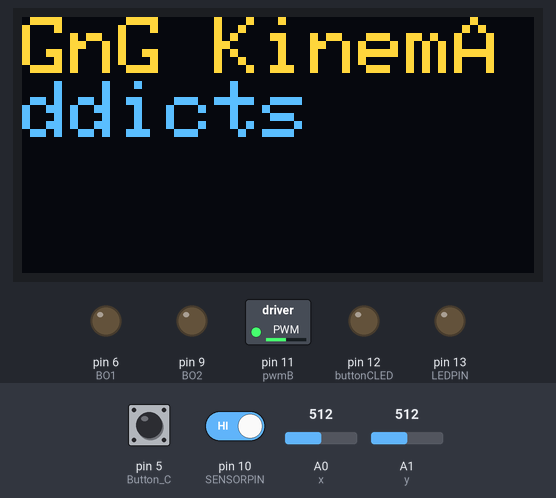
Simulated run of this sketch. Board: Arduino Uno, built with avr-gcc and run on an emulated ATmega328P. Shown: 128×64 one-colour display, switched loads named in the sketch (green lamp = pin HIGH), output pins drawn as LEDs (lit = HIGH). Dashed ring = blinking. Inputs (shaded band) come from the test bench; at power-on: pin 5 (Button_C) HIGH, pin 10 (SENSORPIN) HIGH, A0 (x) = 512, A1 (y) = 512. The OLED is the two-colour kind (top 16 rows yellow); the display library's start-up logo is not drawn; what the sketch prints to the serial monitor is not drawn.

Above: at 1.3 s.
1.4 s: pin 5 (Button_C) pulled LOW for 3.2 s
At 5.2 s:
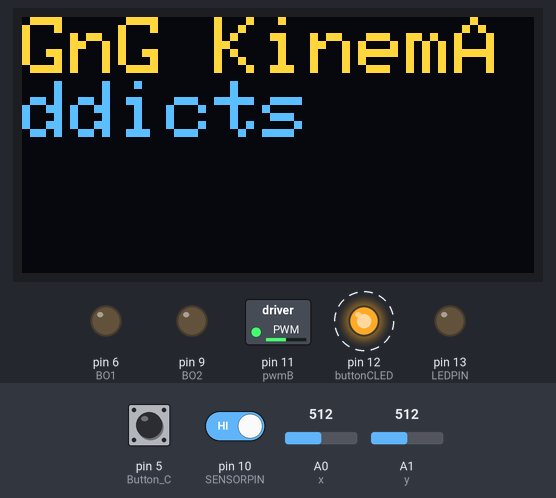
6.4 s: pin 10 (SENSORPIN) driven LOW
At 7.5 s:
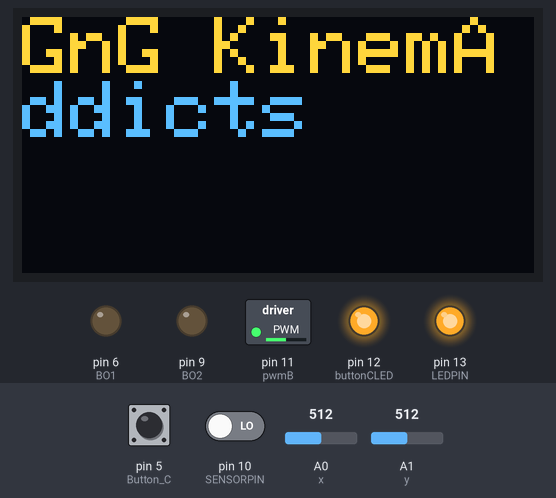
7.9 s: pin 5 (Button_C) pulled LOW for 0.15 s
At 9.0 s:
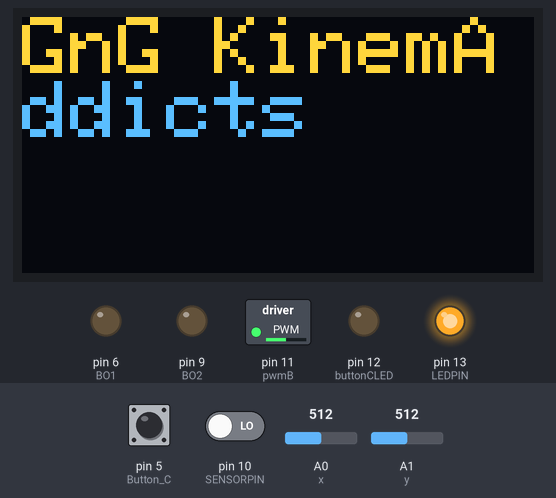
9.9 s: A0 (x) set to 694
11.4 s: A0 (x) set to 709
At 12.5 s:
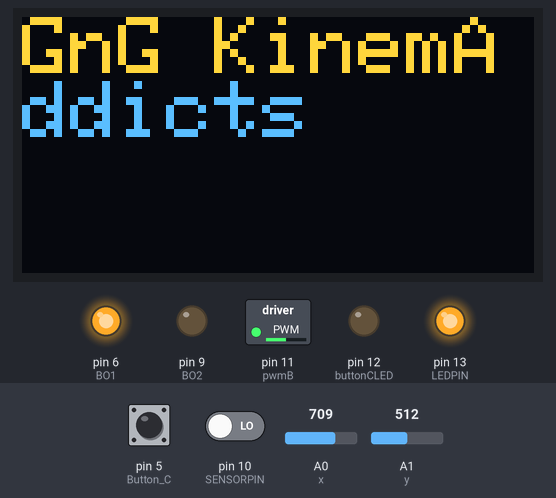
12.9 s: A1 (y) set to 710
At 13.6 s:
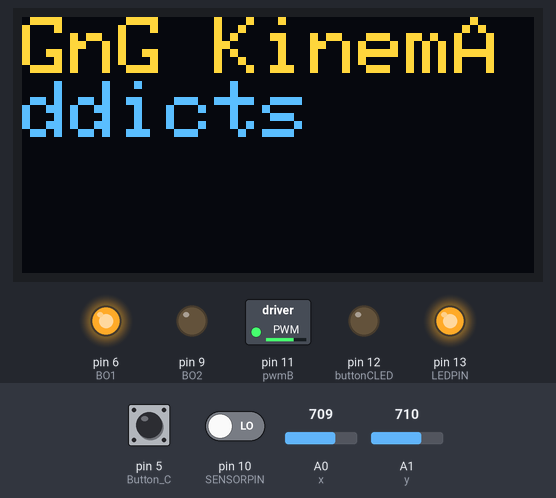
Timing chart, 0 to 15.4 s (numbered marks = the images above; inputs shaded):
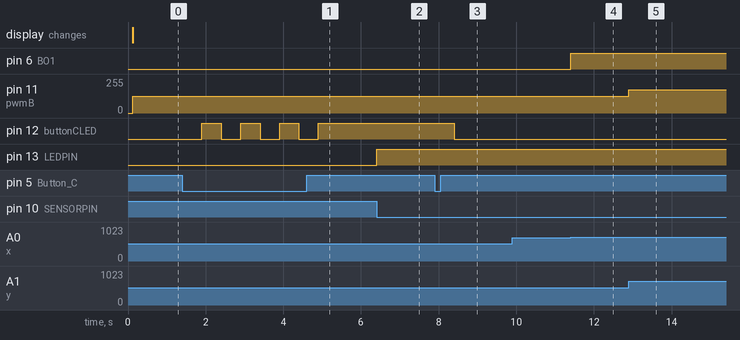

Measured:
- the behaviour switches between 700 and 701 on A0 (x) (found by bisection; images 3 and 4)
- after the input at 1.4 s, pin 12 (buttonCLED): alternates HIGH for 0.50 s and LOW for 0.50 s, 7 changes in all, then stays HIGH, starting after 0.50 s
- after the input at 6.4 s, pin 13 (LEDPIN): LOW → HIGH at once
- after the input at 7.9 s, pin 12 (buttonCLED): HIGH → LOW after 0.50 s
- after the input at 9.9 s, every drawn part: stays the same
- after the input at 11.4 s, pin 6 (BO1): LOW → HIGH at once
- after the input at 12.9 s, pin 11 (pwmB): 127/255 → 176/255 at once

The sketch:

CirkinemterCodeAlphaTestNovember2017.ino
```cpp
//---------OLED Libraries
#include <SPI.h>
#include <Wire.h>
#include <Adafruit_GFX.h>
#include <Adafruit_SSD1306.h>
Adafruit_SSD1306 display = Adafruit_SSD1306();

//--------------Joystick Pins and Variables
int x = A0; //X axis pin
int y = A1; //Y axis pin
int xval = 0;
int yval = 0;
int oldXval =0;
int oldYval =0;
int speedval = 0;

//--------------TB66 Pins; MOTOR CONTROL
int Button_C=5;  //RPM control

//BO pins control direction
int BO1=6;  //BIN1
int BO2=9;  //BIN2
int pwmB=11;//int pwmB=5;

#define LEDPIN 13
int buttonCLED =12;
#define SENSORPIN 10

int count = 0;
float rps = 0.0, omega = 0.0;

int sensorState = 0, lastState = 0;       // variable for reading the pushbutton status
int buttoncount =0;
const int maxcount = 5;
unsigned long curtime = 0;

void setup() {
  pinMode(buttonCLED,OUTPUT);
  pinMode(Button_C, INPUT_PULLUP);

  //LED is an OUTPUT
  pinMode(LEDPIN, OUTPUT);

  // IR Receiver
  pinMode(SENSORPIN, INPUT);
  digitalWrite(SENSORPIN, HIGH); //This forces the sensor to activate for the first time, afterwards, only digital READS

  Serial.begin(115200);  //Speed of data being sent to Serial Monitor

  //OLED setup
  oledSetup();

  //Joystick
  pinMode(x, INPUT);  //gets values from joystick
  pinMode(y, INPUT);

  pinMode(BO1, OUTPUT);  //sends values to TB66
  pinMode(BO2, OUTPUT);  //sends values to TB66
}

void loop() {
/* -- Changed on 11/19 because these are don in the countRevs while loop anyway----
  xval = analogRead(x);
  yval = analogRead(y);
  getSetSpeed();
  getSetDirection();
 ---------- end 11/19 change ---*/
  curtime = millis();
  countRevs();

   if (count == maxcount)
    {
      publishRPS();
    }
}
```

A_Sense_and_Count.ino
```cpp
void countRevs() {
  while (count < maxcount)
  {
    if (!digitalRead(Button_C)) {
      buttoncount++;
      Serial.print("Button Pressed. COunt:");Serial.println(buttoncount);
      delay(500);
    }
    if ((buttoncount % 2) == 1)
    {
      digitalWrite(buttonCLED,HIGH);
      xval = oldXval;
      yval = oldYval;
    }
    else
    {
      digitalWrite(buttonCLED,LOW);
      //Serial.println("no Button Pressed");
      oldXval = xval;
      xval = analogRead(x);
      oldYval  = yval;
      yval = analogRead(y);

    }
    getSetSpeed();
    getSetDirection();

    sensorState = digitalRead(SENSORPIN);
    if (sensorState == LOW) {
      // turn LED on:
      digitalWrite(LEDPIN, HIGH);
    }
    else {
      // turn LED off:
      digitalWrite(LEDPIN, LOW);
    }

    if (sensorState && !lastState) {
      //  Serial.println("Unbroken");
    }
    if (!sensorState && lastState) {
      //  Serial.println("Broken");
      count++;
    }
    lastState = sensorState;

  }


}
```

B_OLED_display.ino
```cpp
void oledSetup(){  //Necessary code to set up OLED's connections to the Feather
  Serial.println("OLED FeatherWing test");
  display.begin(SSD1306_SWITCHCAPVCC, 0x3C);
  Serial.println("OLED begun");
  display.display();
  delay(10);

  // Refreshes the screen of the OLED
  display.clearDisplay();
  display.display();

  Serial.println("IO test");


  // Sets up the text style, color, and intro text (GNG kinemADdicts)
  display.setTextSize(2);
  display.setTextColor(WHITE);
  display.setCursor(0,0);
  display.print("GnG KinemAddicts");
  display.setCursor(0,0);
  display.display();
}

void oledPrint(){  //Print the values of Omega and RPS on the OLED screen
  //Text settings
  display.setTextSize(2);
  display.clearDisplay();
  display.setCursor(0,0);

  display.print("OMG:");display.println(omega,2); //Print the Omega Value
  display.print("RPS:"); display.println(rps,2);  //Print the RPS value
  display.display();  //Sends commands to OLED (otherwise won't)

}
```

C_Publish.ino
```cpp
void publishRPS(){
  unsigned long deltaT = millis() - curtime;

//    Serial.print("no of rotations:"); Serial.print(count); Serial.print(" detaT: "); Serial.println(deltaT);

    rps = (count * 1000.0) / (deltaT);
    omega = rps *3.14159*2;

 //   Serial.print("RPS: "); Serial.println(rps);
  //  Serial.print("Omg.: "); Serial.println(omega);
    oledPrint();
    count = 0;
}
```

D_Direction_Choice.ino
```cpp
//-----------Listing all the directions.
void counterclockwise(){  //BO1 on while BO2 off gives CounterClock
  digitalWrite(BO1, HIGH);
  digitalWrite(BO2, LOW);
  printval();
}
void clockwise(){   //BO1 off while BO2 on gives Clock
  digitalWrite(BO1, LOW);
  digitalWrite(BO2, HIGH);
  printval();
}
void Stop(){
  digitalWrite(BO1, LOW);
  digitalWrite(BO2, LOW);
  printval();
}
//----------------------------------------------------

//Print which input pin is on for the TB66 for future Debug test
void printval(){
//  Serial.print("B1: "); Serial.println(digitalRead(BO1));
//  Serial.print("B2: "); Serial.println(digitalRead(BO2));
}

//RPM control for Motor
void getSetSpeed(){
  speedval= map(yval,0,1023,0,255); //takes yval and divides 0 to 1023 val by 4 (255)
 // Serial.print("speedval:");Serial.println(speedval);
  analogWrite(pwmB, speedval);  //sends speedval to PWMB on tb66
}

void getSetDirection(){ //Test to see if the input from the Joystick is working
  if(xval>700){
  //  Serial.println("counterclockwise");
    counterclockwise();
  }
  else if(xval<300){
  //  Serial.println("clockwise");
    clockwise();
  }
  else if(xval>=300 && xval<=700){  //if not surpass threshold, no movement
    Stop();

  }
}
```
